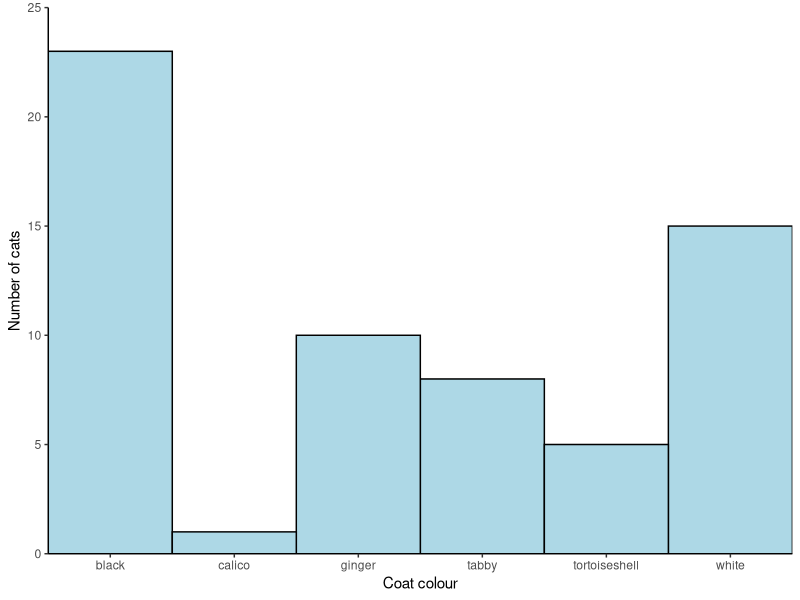
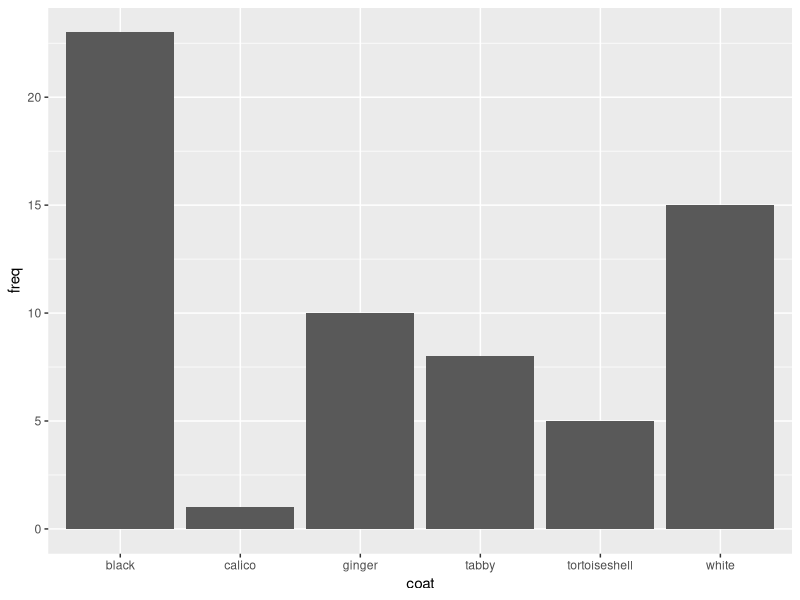
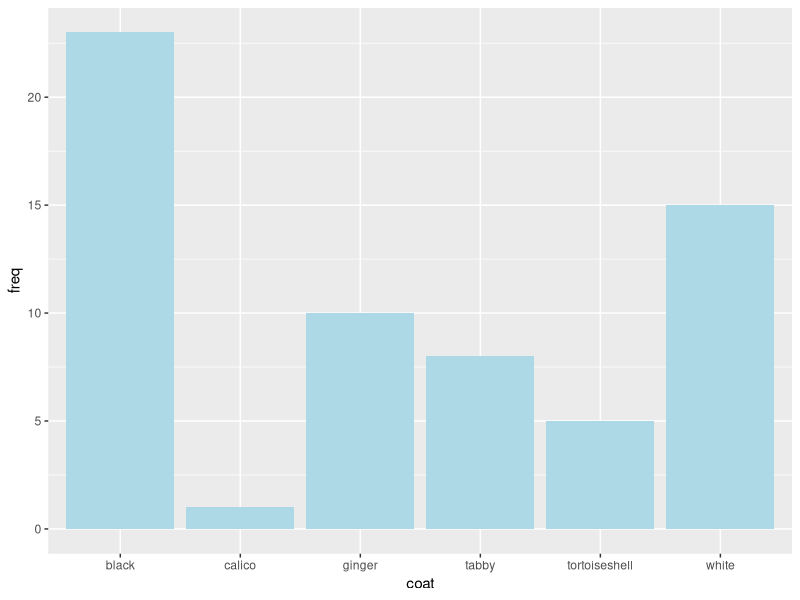
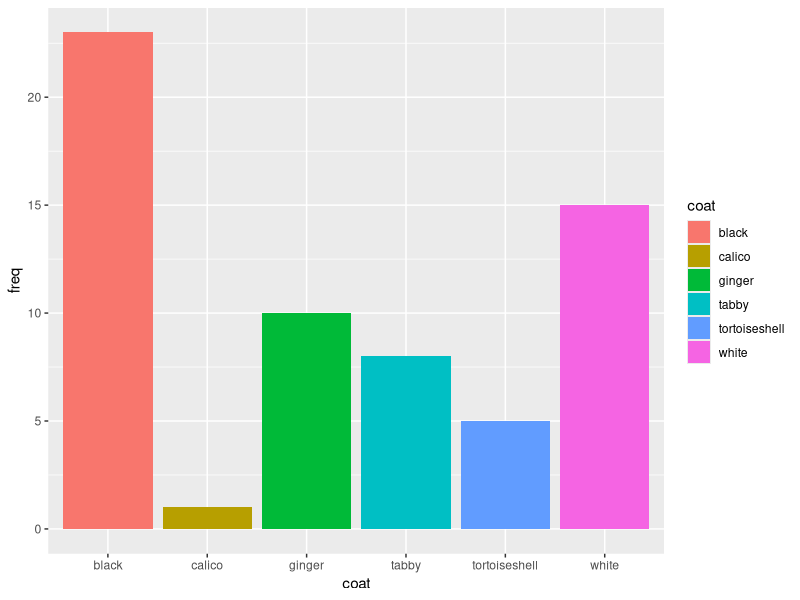
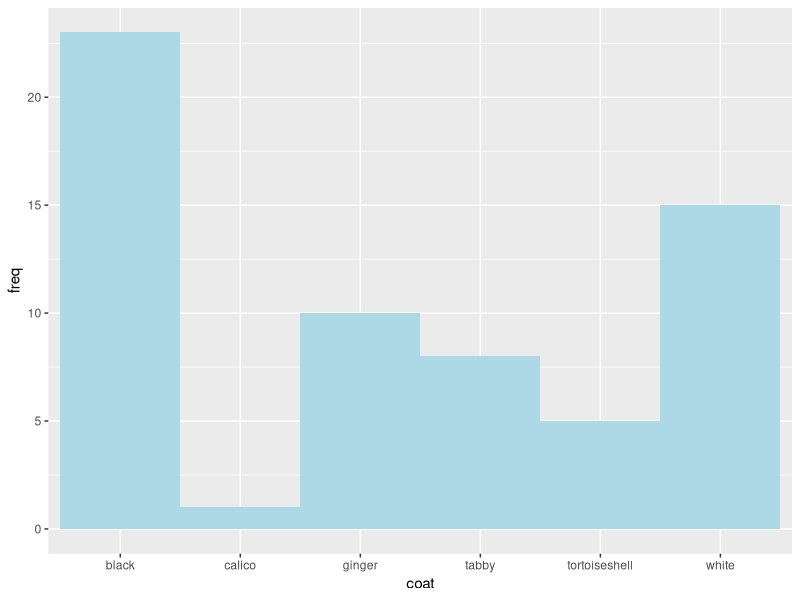
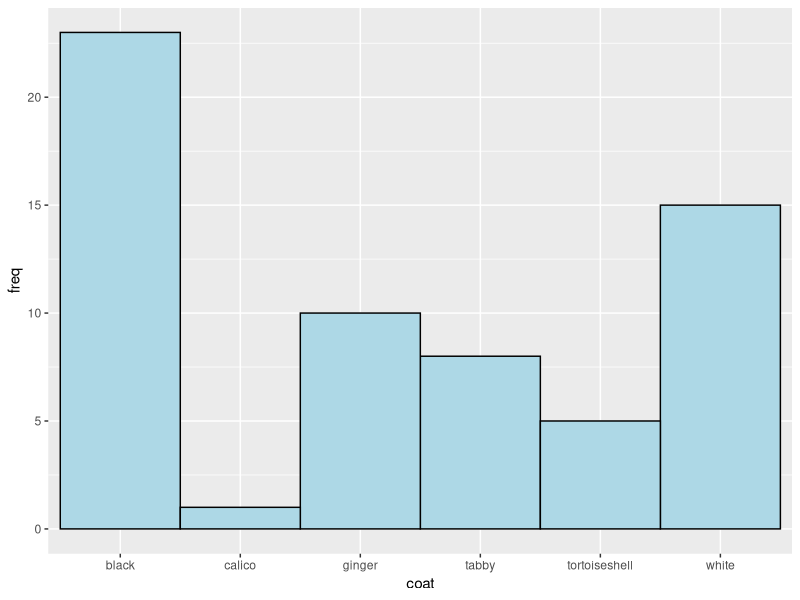
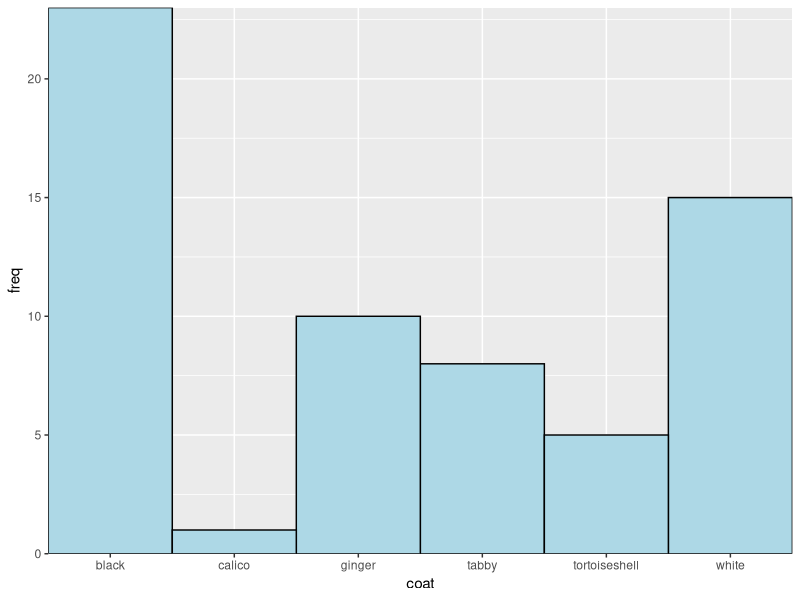
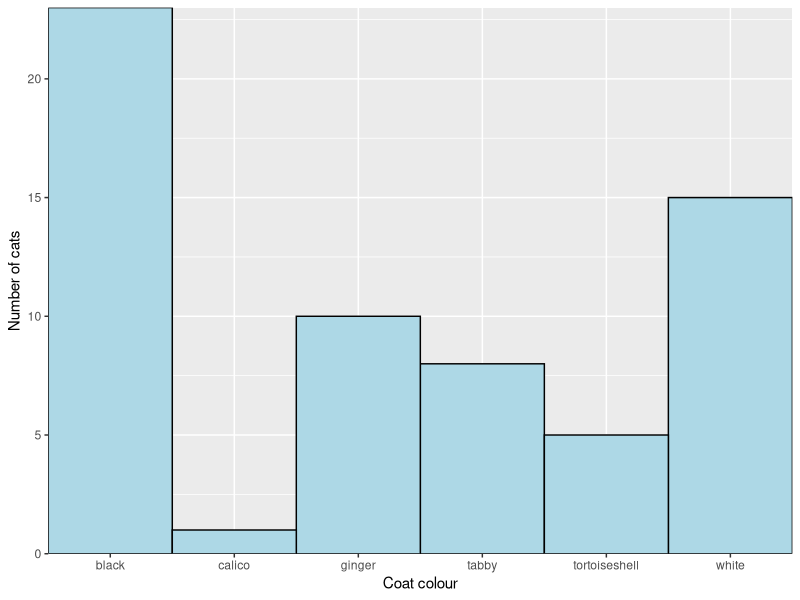

R code for these plots, in order:
## ---- chunk 1
#| echo: false
library(tidyverse)
## ---- chunk 2
#| echo: false
coat <- c("black", 
          "white", 
          "tabby", 
          "ginger", 
          "tortoiseshell", 
          "calico")
freq <- c(23, 15, 8, 10, 5, 1)
df <- data.frame(coat, freq)
knitr::kable(df, 
             table.attr = "style='width:30%;'",
             caption = "Frequency of coat colours in 62 cats",
             format = "html",
             col.names = c("Coat colour", "No. cats"),
             row.names = FALSE) |>  
  kableExtra::kable_styling()
## ---- chunk 3
#| echo: false
coat_data <- data.frame(coat, freq)
ggplot(data = coat_data, 
       aes(x = coat, y = freq)) +
  geom_col(colour = "black", fill = "lightblue", width = 1) +
  scale_x_discrete(name = "Coat colour",
                   expand = c(0, 0)) +
  scale_y_continuous(name = "Number of cats",
                     expand = c(0, 0),
                     limits = c(0, 25)) +
  theme_classic()
## ---- chunk 4
# coat colours
coat <- c("black", "white", "tabby", "ginger", "tortoiseshell", "calico")
## ---- chunk 5
#| code-fold: true
#| code-summary: "Answer - don't look until you have tried!"

# numbers of cats with each coat colour
freq <- c(23, 15, 8, 10, 5, 1)

## ---- chunk 6
coat_data <- data.frame(coat, freq)
## ---- chunk 7
ggplot(data = coat_data, aes(x = coat, y = freq)) +
  geom_col()
## ---- chunk 8

ggplot(data = coat_data, aes(x = coat, y = freq)) +
  geom_col(fill = "lightblue")
## ---- chunk 9
ggplot(data = coat_data, aes(x = coat, y = freq, fill = coat)) +
  geom_col()
## ---- chunk 10
#| code-fold: true
#| code-summary: "Answer - don't look until you have tried!"

ggplot(data = coat_data, aes(x = coat, y = freq)) +
  geom_col(fill = "lightblue", width = 1)
## ---- chunk 11
#| code-fold: true
#| code-summary: "Answer - don't look until you have tried!"

ggplot(data = coat_data,
       aes(x = coat, y = freq)) +
  geom_col(fill = "lightblue", 
           width = 1, 
           colour = "black")
## ---- chunk 12
ggplot(data = coat_data, aes(x = coat, y = freq)) +
  geom_col(fill = "lightblue", 
           width = 1, 
           colour = "black") +
  scale_x_discrete(expand = c(0, 0)) + 
  scale_y_continuous(expand = c(0, 0)) 
## ---- chunk 13
#| code-fold: true
#| code-summary: "Answer - don't look until you have tried!"

ggplot(data = coat_data, aes(x = coat, y = freq)) +
  geom_col(fill = "lightblue", 
           width = 1, 
           colour = "black") +
  scale_x_discrete(expand = c(0, 0),
                   name = "Coat colour") + 
  scale_y_continuous(expand = c(0, 0),
                     name = "Number of cats") 


## ---- chunk 14
ggplot(data = coat_data, aes(x = coat, y = freq)) +
  geom_col(fill = "lightblue", 
           width = 1, 
           colour = "black") +
  scale_x_discrete(expand = c(0, 0),
                   name = "Coat colour") + 
  scale_y_continuous(expand = c(0, 0),
                     name = "Number of cats",
                     limits = c(0, 25)) 


## ---- chunk 15
ggplot(data = coat_data, aes(x = coat, y = freq)) +
  geom_col(width = 1, 
           colour = "black",
           fill = "lightblue") +
  scale_x_discrete(expand = c(0, 0),
                   name = "Coat colour") + 
  scale_y_continuous(expand = c(0, 0),
                     name = "Number of cats",
                     limits = c(0, 25)) +
  theme_classic()


## ---- chunk 16
#| echo: false

# import
cats <- read_csv("data-raw/cat-coats.csv")

# plot
ggplot(data = cats, aes(x = coat, y = mass)) +
  geom_boxplot() +
  scale_y_continuous(name = "Mass (g)", 
                     limits = c(0, 10), 
                     expand = c(0, 0)) +
  scale_x_discrete(name = "Coat colour") +
  theme_classic()

## ---- chunk 17
library(tidyverse)
## ---- chunk 18
cats <- read_csv("data-raw/cat-coats.csv")
## ---- chunk 19
ggplot(data = cats, aes(x = coat, y = mass)) +
  geom_boxplot()
## ---- chunk 20
#| code-fold: true
#| code-summary: "Answer - don't look until you have tried!"

ggplot(data = cats, aes(x = coat, y = mass)) +
  geom_boxplot() +
  scale_y_continuous(name = "Mass (g)", 
                     limits = c(0, 10), 
                     expand = c(0, 0)) +
  scale_x_discrete(name = "Coat colour") +
  theme_classic()
